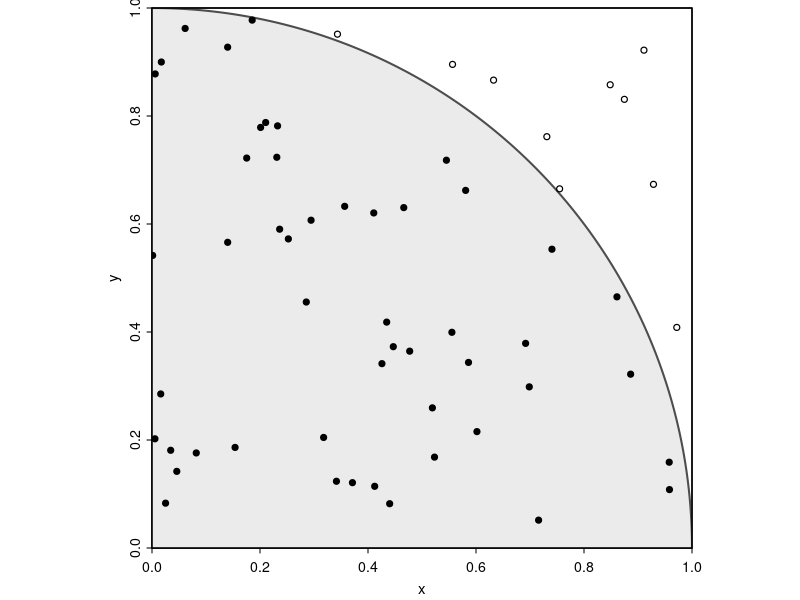

Here is the R script that generated this plot:
## ---- chunk 1
#| echo: false
#| fig-width: 2.2
#| fig-height: 2.2
#| fig-align: center
set.seed(2026)
n <- 60
x <- runif(n); y <- runif(n)
inside <- x^2 + y^2 <= 1
par(mar = c(2.6, 2.6, 0.4, 0.4), pty = "s", mgp = c(1.5, 0.4, 0), tcl = -0.25)
plot(NA, xlim = c(0, 1), ylim = c(0, 1), xlab = "x", ylab = "y", asp = 1,
     xaxs = "i", yaxs = "i", cex.axis = 0.85, cex.lab = 0.9)
t <- seq(0, pi / 2, length.out = 200)
polygon(c(0, cos(t)), c(0, sin(t)), col = "grey92", border = NA)
lines(cos(t), sin(t), lwd = 2, col = "grey30")
points(x, y, pch = ifelse(inside, 19, 1), cex = 0.8, col = "black", lwd = 1.2)
box(lwd = 1.5)
